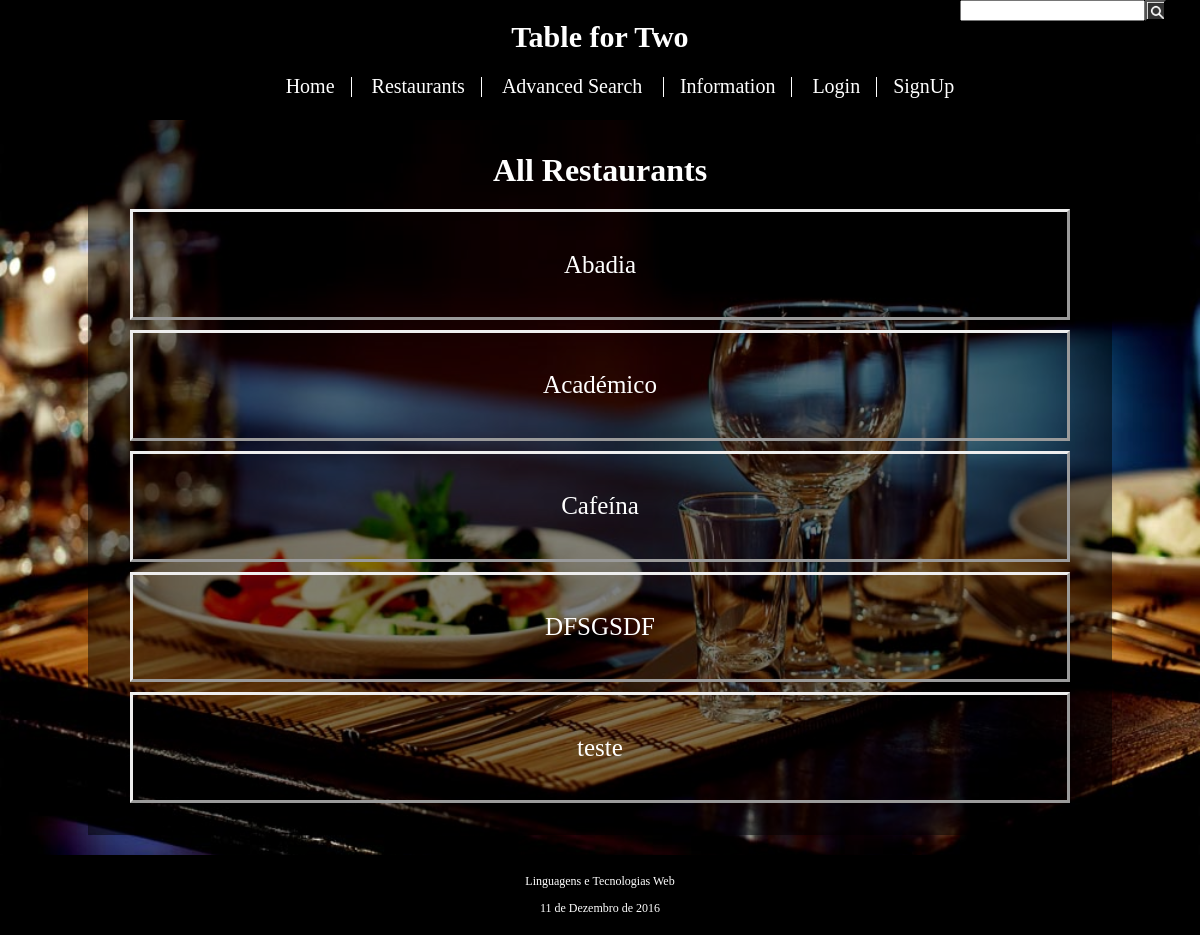
The page /restaurants.php on the database as committed earlier.
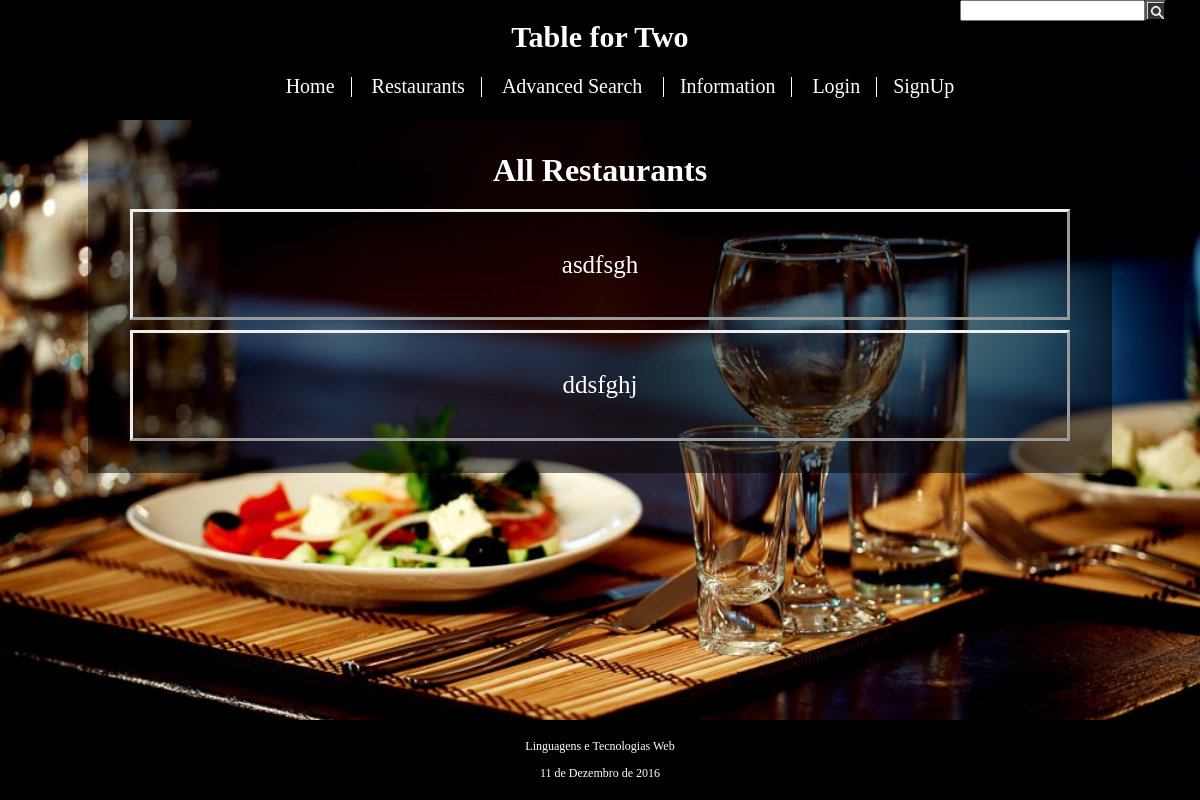
The same page on the database as committed later.
### tables this page shows
CREATE TABLE Restaurant (
	id_restaurant INTEGER PRIMARY KEY AUTOINCREMENT,
	id_owner INTEGER REFERENCES Account(id_account),
	--id_functionTime INTEGER REFERENCES FunctionTime(id_functionTime),
	id_category VARCHAR REFERENCES Category(id_category),
	name VARCHAR NOT NULL,
	address VARCHAR NOT NULL,
	avg_price INTEGER NOT NULL,
	description VARCHAR,
	stars REAL,
	open_time VARCHAR NOT NULL,
	close_time VARCHAR NOT NULL,
	monday BOOLEAN NOT NULL,
	tuesday BOOLEAN NOT NULL,
	wednesday BOOLEAN NOT NULL,
	thursday BOOLEAN NOT NULL,
	friday BOOLEAN NOT NULL,
	saturday BOOLEAN NOT NULL,
	sunday BOOLEAN NOT NULL
);

### restaurants.php (called while the page is built, shortened)
<?php
  include_once getcwd() . "/database/connection.php";
  include_once getcwd() . "/database/restaurant.php";
  include ('templates/header.php');
  include ('templates/all_restaurants.php');
  include ('templates/footer.php');
?>

### database/restaurant.php (called while the page is built, shortened)
<?php
	function getAllRestaurant($db){
		$stmt = $db->prepare('SELECT * FROM Restaurant ORDER BY name ASC');
		$stmt->execute();
		$result = $stmt->fetchAll();
		return $result;
	}
 ?>

### templates/all_restaurants.php (the view)
<div id="content">
	<h1 class="title"> All Restaurants </h1>
	<div class="display_big_center">
		<?php
			$result = getAllRestaurant
			($db);
			foreach( $result as $row) {
				echo '<a class="item" href="restaurant_item.php?id=' . $row['id_restaurant'] . '">' . $row['name']  .  '</a>';
			 }
		?>
	</div>
</div>

Rows that differ between the two databases and show on the page:
removed restaurant: name "Abadia"
removed restaurant: name "Académico"
removed restaurant: name "Cafeína"
removed restaurant: name "DFSGSDF"
removed restaurant: name "teste"
added restaurant: name "asdfsgh"
added restaurant: name "ddsfghj"
